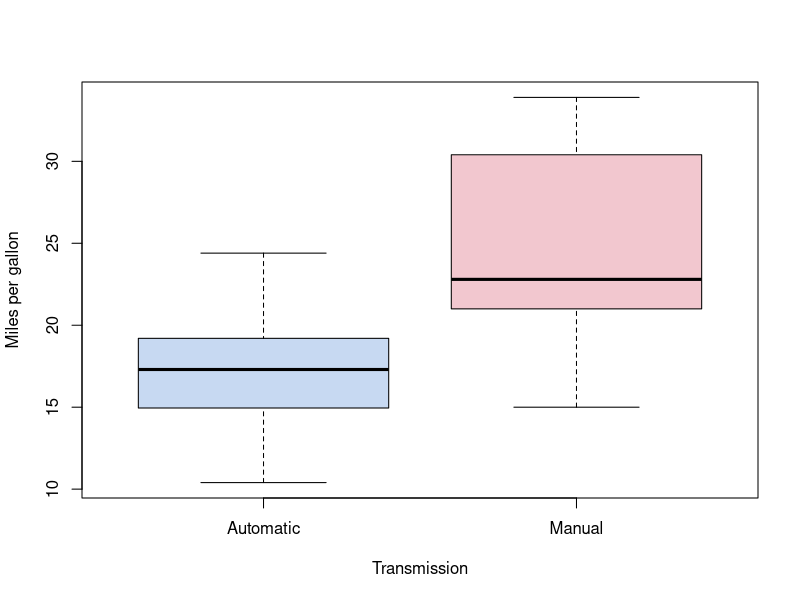
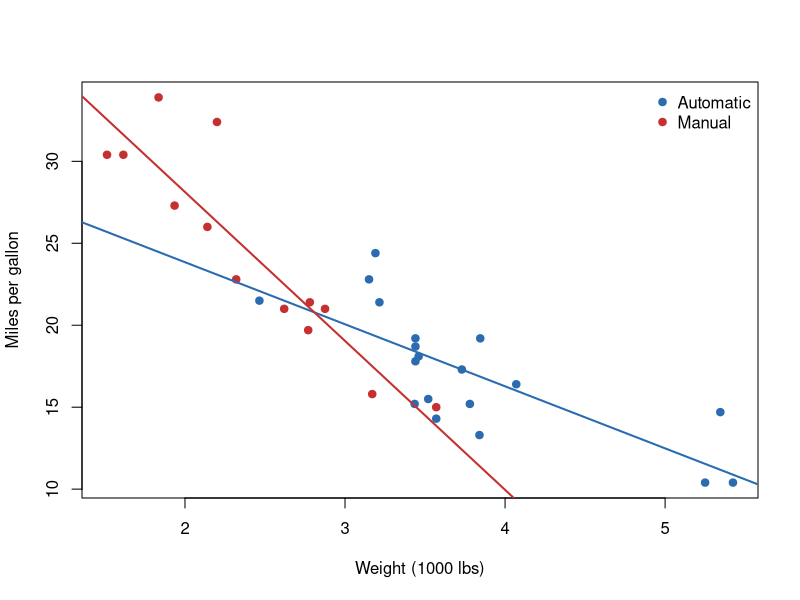
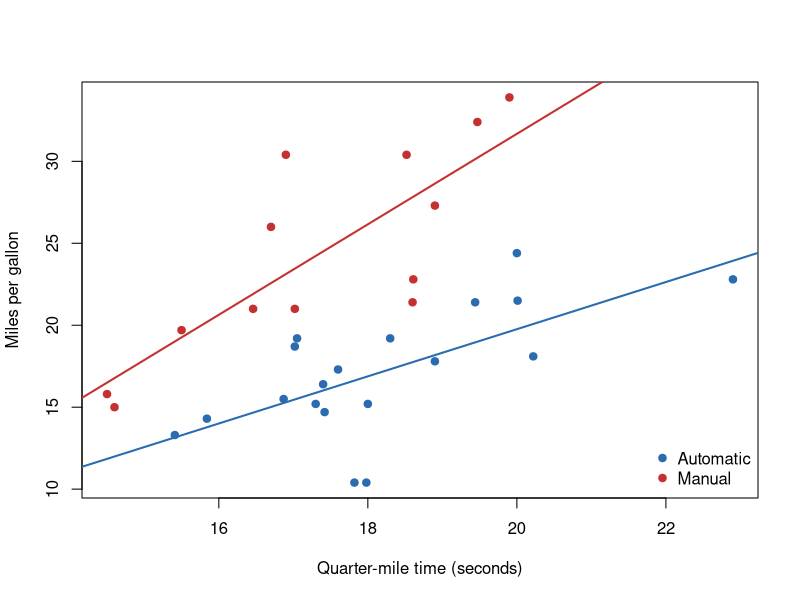
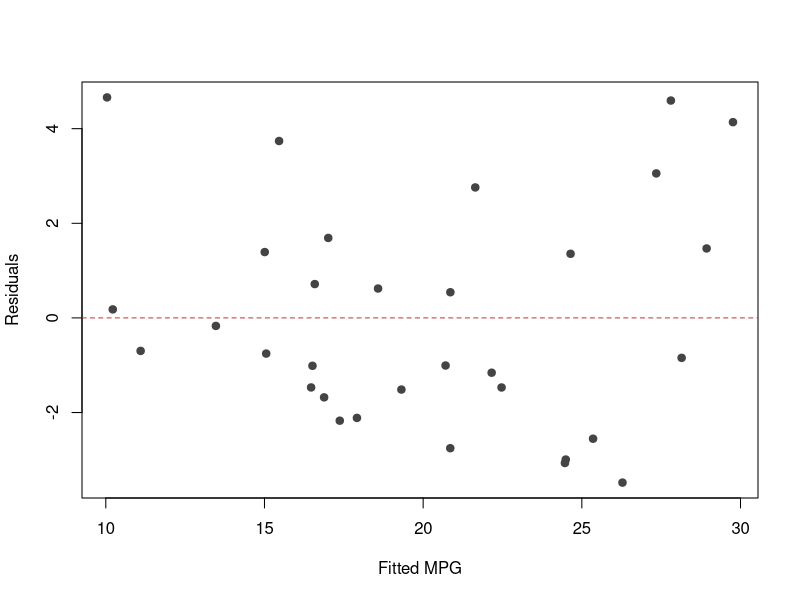

Recreate these plots in R, in order.
## ---- chunk 1
knitr::opts_chunk$set(
  echo = FALSE,
  warning = FALSE,
  message = FALSE,
  fig.align = "center"
)

data(mtcars)
cars <- mtcars
cars$am <- factor(cars$am, levels = c(0, 1), labels = c("Automatic", "Manual"))

mean_mpg <- tapply(cars$mpg, cars$am, mean)
group_counts <- table(cars$am)

fit_unadj <- lm(mpg ~ am, data = cars)
fit_adj <- lm(mpg ~ wt + qsec + am, data = cars)

coef_unadj <- summary(fit_unadj)$coef["amManual", ]
coef_adj <- summary(fit_adj)$coef["amManual", ]
ci_unadj <- confint(fit_unadj)["amManual", ]
ci_adj <- confint(fit_adj)["amManual", ]

diag_shapiro <- shapiro.test(residuals(fit_adj))
diag_corr <- cor(fitted(fit_adj), abs(residuals(fit_adj)))
## ---- chunk 2
summary_table <- data.frame(
  Transmission = names(group_counts),
  Cars = as.integer(group_counts),
  Mean_MPG = round(as.numeric(mean_mpg), 2)
)
knitr::kable(summary_table, col.names = c("Transmission", "N", "Mean MPG"))
## ---- chunk 3
boxplot(
  mpg ~ am,
  data = cars,
  col = c("#c7d9f2", "#f2c7cf"),
  ylab = "Miles per gallon",
  xlab = "Transmission"
)
## ---- chunk 4
cols <- c("Automatic" = "#2b6cb0", "Manual" = "#c53030")
plot(
  cars$wt,
  cars$mpg,
  col = cols[cars$am],
  pch = 19,
  xlab = "Weight (1000 lbs)",
  ylab = "Miles per gallon"
)
legend("topright", legend = names(cols), col = cols, pch = 19, bty = "n")
abline(lm(mpg ~ wt, data = subset(cars, am == "Automatic")), col = cols["Automatic"], lwd = 2)
abline(lm(mpg ~ wt, data = subset(cars, am == "Manual")), col = cols["Manual"], lwd = 2)
## ---- chunk 5
plot(
  cars$qsec,
  cars$mpg,
  col = cols[cars$am],
  pch = 19,
  xlab = "Quarter-mile time (seconds)",
  ylab = "Miles per gallon"
)
legend("bottomright", legend = names(cols), col = cols, pch = 19, bty = "n")
abline(lm(mpg ~ qsec, data = subset(cars, am == "Automatic")), col = cols["Automatic"], lwd = 2)
abline(lm(mpg ~ qsec, data = subset(cars, am == "Manual")), col = cols["Manual"], lwd = 2)
## ---- chunk 6
plot(
  fitted(fit_adj),
  residuals(fit_adj),
  pch = 19,
  col = "#444444",
  xlab = "Fitted MPG",
  ylab = "Residuals"
)
abline(h = 0, lty = 2, col = "#c53030")
